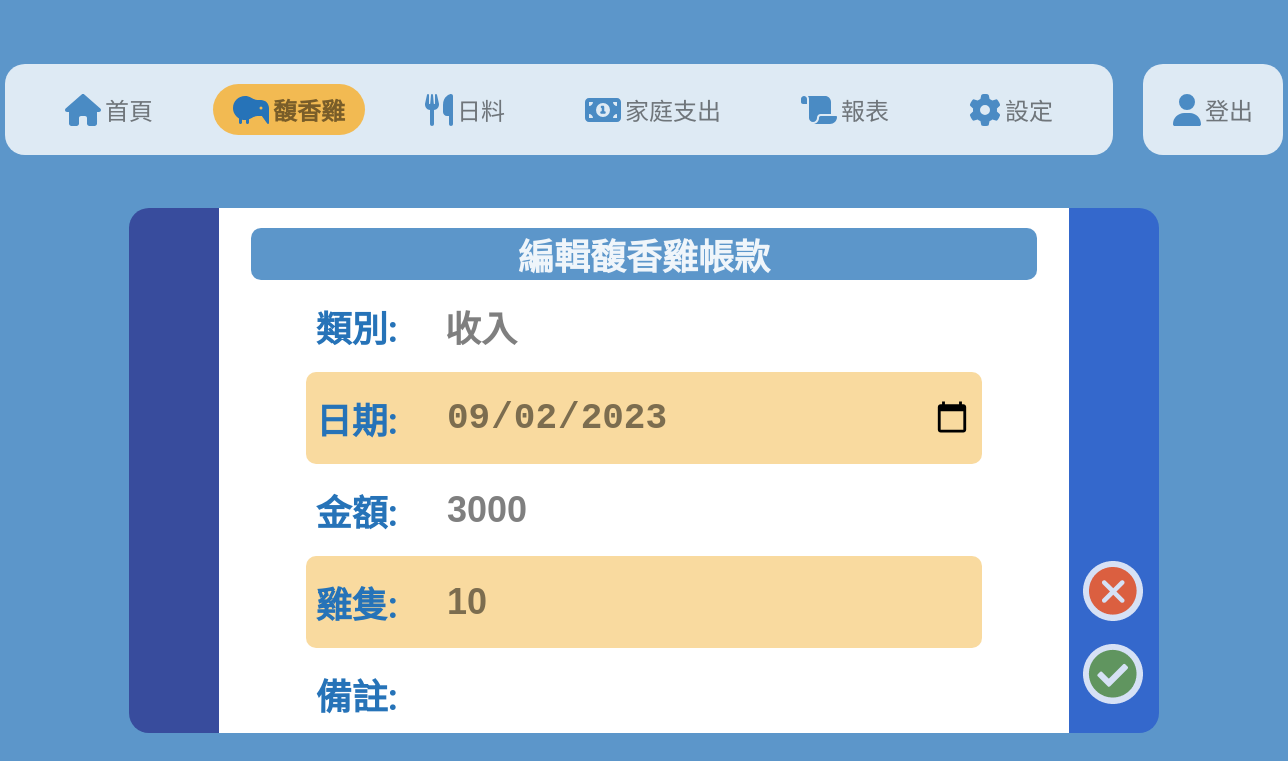
Screenshot of /chicken?n=13&t=income (signed in) with the database file from the repository.
### web/models.py (models this page shows)
class Income(models.Model):
    creation = models.DateTimeField(auto_now_add=True)
    date = models.DateTimeField(default=timezone.now)
    chicken = models.BooleanField(default=False)
    hot_pot = models.BooleanField(default=False)
    volume = models.PositiveSmallIntegerField(default=0)
    value = models.PositiveSmallIntegerField(default=0)
    remark = models.TextField(blank=True)
    @property
    def classname(self) -> str:
        return 'income'

### web/views.py (the view, shortened to what this page needs)
# urls.py: path('chicken', views.ChickenView.as_view(), name='chicken'),
class ChickenView(LoginRequiredMixin, TemplateView):
    template_name = 'web/chicken.html'
    def get_context_data(self, **kwargs):
        context = super().get_context_data(**kwargs)
        context['page'] = "chicken"
        color = Setting.objects.get(name="color")
        context['color'] = color.value
        item_id = self.request.GET.get('n')
        type = self.request.GET.get('t')
        if item_id is not None:
            item = Income.objects.get(id=item_id) if type == 'income' else Expense.objects.get(id=item_id)
            context['type'] = type
            context['item'] = item
        context['categories'] = ExpenseItem.objects.filter(chicken=True).order_by('name')
        context['today'] = timezone.now()
        return context

### templates/web/chicken.html (shortened to what this page needs)
{% extends 'common/base.html' %}
{% load static %}
{% block content %}
  <div id="chicken_management">
      <div id="bg">
      </div>
      <form action="{% url 'web:chicken' %}" class="main">
          <div class="title">
              {% if item is None %}新增{% else %}編輯{% endif %}馥香雞帳款
          </div>
          <div class="content">
              <div class="item">
                  <div class="des">類別:</div>
                  {% if item is None %}
                  <fieldset>
                      <input type="radio" name="type" id="income" value="income" class="input" {% if item is None or type == 'income' %}checked{% endif %} {% if item is not None %}disabled{% endif %} />
                      <label for="income">{% if item is None %}<i class='fa-solid fa-check'></i>{% endif %}收入</label>
                  </fieldset>
                  <fieldset>
                      <input type="radio" name="type" id="expense" value="expense" class="input" {% if type == 'expense' %}checked{% endif %} {% if item is not None %}disabled{% endif %} />
                      <label for="expense">支出</label>
                  </fieldset>
                  {% else %}
                  {% if item.classname == 'income' %}收入{% else %}支出{% endif %}
                  {% endif %}
              </div>
              <div class="item">
                  <label for="date" class="des">日期:</label>
                  <input type="date" name="date" id="date" class="required" value="{% if item %}{{ item.date|date:'Y-m-d' }}{% else %}{{ today|date:'Y-m-d' }}{% endif %}">
              </div>
              <div class="item">
                  <label for="value" class="des">金額:</label>
                  <input type="number" name="value" id="value" class="required" value="{{ item.value }}">
              </div>
              <div class="item income_item {% if type == 'expense' %}hide{% endif %}">
                  <label for="chicken" class="des">雞隻:</label>
                  <input type="number" name="chicken" id="chicken" class="item_required required" value="{{ item.volume }}">
              </div>
              <div class="item">
                  <label for="remark" class="des">備註:</label>
                  <input type="text" name="remark" id="remark" value="{{ item.remark }}">
              </div>
          </div>
          <div class="btn_group">
              {% if item is not None %}
                  <button class="cancel_btn btn" data-url="{% url 'web:report' %}?y={{ item.date|date:'Y' }}&m={{ item.date|date:'m' }}&d={{ item.date|date:'d' }}&t=d"><img src="{% static 'images/cancel.png' %}"></button>
              {% else %}
                  <button class="cancel_btn btn" data-url="{% url 'web:index' %}"><img src="{% static 'images/cancel.png' %}"></button>
              {% endif %}
              <button class="submit_btn btn"><img src="{% static 'images/ok.png' %}"></button>
          </div>
      </form>
  </div>
{% endblock %}

### rows the page displays
Income: date "09/02/2023", value "3000", chicken "10"
